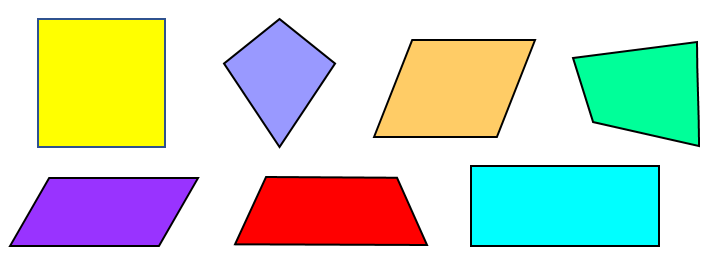
#> input picture img/shapes.png, 711 x 257 px
$ python 0610-morphologyEx.py
#> lines starting #> are read from the running program, lines starting #| are printed output that depends on the picture
# 0610.py
import cv2
import numpy as np

src = cv2.imread('../../img/shapes.png', cv2.IMREAD_GRAYSCALE)
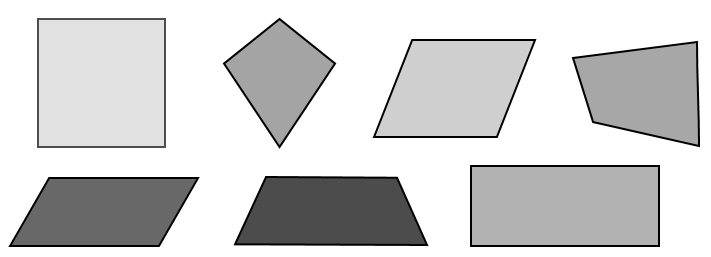
#> src: shape (257, 711); min 0, max 255, mean 208.9
kernel = cv2.getStructuringElement(shape = cv2.MORPH_RECT, ksize = (3,3))
closing = cv2.morphologyEx(src, cv2.MORPH_CLOSE, kernel, iterations = 5)
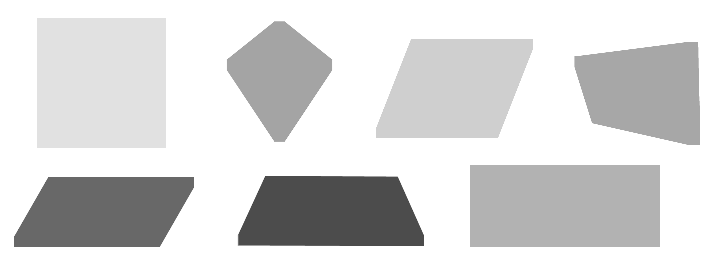
#> closing: shape (257, 711); min 76, max 255, mean 214
opening = cv2.morphologyEx(closing, cv2.MORPH_OPEN, kernel, iterations = 5)
gradient = cv2.morphologyEx(opening, cv2.MORPH_GRADIENT, kernel)
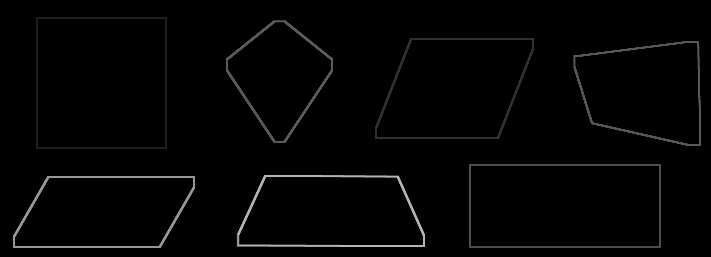
#> gradient: shape (257, 711); min 0, max 179, mean 3.6
# gradient = cv2.morphologyEx(opening, cv2.MORPH_GRADIENT, kernel, iterations = 5)

tophat = cv2.morphologyEx(src, cv2.MORPH_TOPHAT, kernel, iterations = 5)
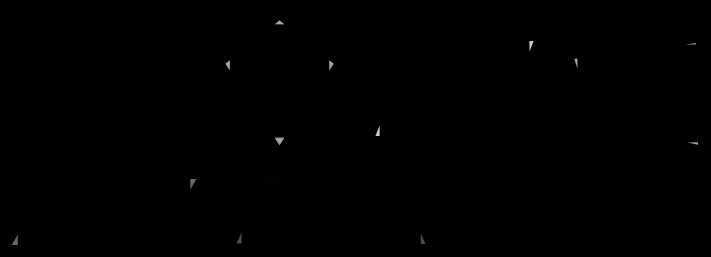
#> tophat: shape (257, 711); min 0, max 207, mean 0.2
blackhat = cv2.morphologyEx(src, cv2.MORPH_BLACKHAT, kernel, iterations = 5)
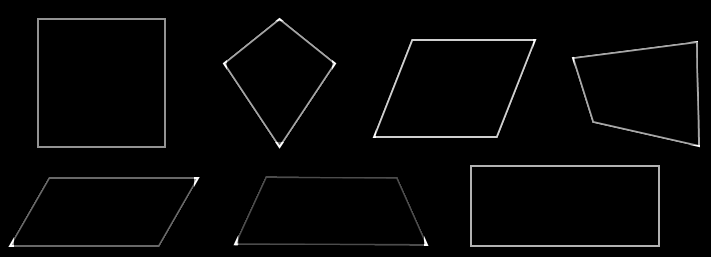
#> blackhat: shape (257, 711); min 0, max 255, mean 5.1

cv2.imshow('opening', opening) # think of as "dilate"
cv2.imshow('closing', closing) # think of as "erode"
cv2.imshow('gradient', gradient) # where does the pixel vector (gradient) change? finds the lines
cv2.imshow('tophat', tophat) # find all the "salt"
cv2.imshow('blackhat', blackhat) # find all the "pepper"

cv2.waitKey()
cv2.destroyAllWindows()
